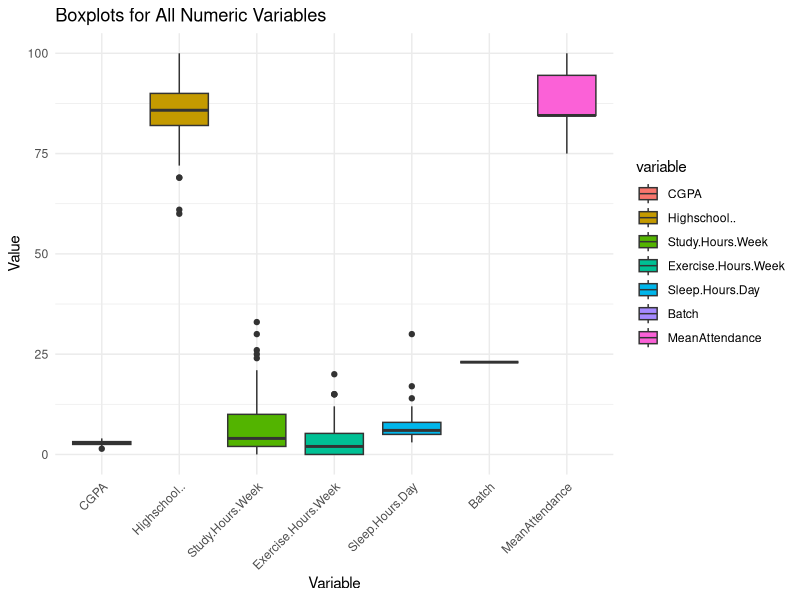

Here is the R script that generated this plot:
# Load necessary libraries
library(ggplot2)
library(dplyr)
library(reshape2) # For melt function

# Load the dataset from the uploaded file
data <- read.csv("processed_data.csv")

# Summary of Statistics
print(summary(data))

# Drop the Debarred column
data <- data %>% select(-Debarred)

# Select only numeric columns
numeric_data <- data %>% select_if(is.numeric)

# Reshape data into long format for ggplot
melted_data <- melt(numeric_data)

# Open a PDF device to save the plot
pdf("boxplots_numeric_variables.pdf", width = 10, height = 7)

# Create boxplots
ggplot(melted_data, aes(x = variable, y = value, fill = variable)) +
    geom_boxplot() +
    labs(title = "Boxplots for All Numeric Variables", x = "Variable", y = "Value") +
    theme_minimal() +
    theme(axis.text.x = element_text(angle = 45, hjust = 1))

# Close the PDF device
dev.off()

# Confirm the PDF was created
print("Boxplots saved to 'boxplots_numeric_variables.pdf'")

# Identify outliers
outliers <- numeric_data %>%
    summarise(across(
        everything(),
        ~ {
            Q1 <- quantile(., 0.25, na.rm = TRUE)
            Q3 <- quantile(., 0.75, na.rm = TRUE)
            IQR <- Q3 - Q1
            sum(. < (Q1 - 1.5 * IQR) | . > (Q3 + 1.5 * IQR)) # Count outliers
        },
        .names = "Outliers_in_{.col}"
    ))

print(outliers)

# Remove outliers
cleaned_data <- numeric_data %>%
    filter(across(
        everything(),
        ~ {
            Q1 <- quantile(., 0.25, na.rm = TRUE)
            Q3 <- quantile(., 0.75, na.rm = TRUE)
            IQR <- Q3 - Q1
            . >= (Q1 - 1.5 * IQR) & . <= (Q3 + 1.5 * IQR)
        }
    ))

# Save cleaned data to a new CSV file
write.csv(cleaned_data, "outliers_removed.csv", row.names = FALSE)

# Confirm the cleaned data was saved
print("Cleaned data saved to 'outliers_removed.csv'")
